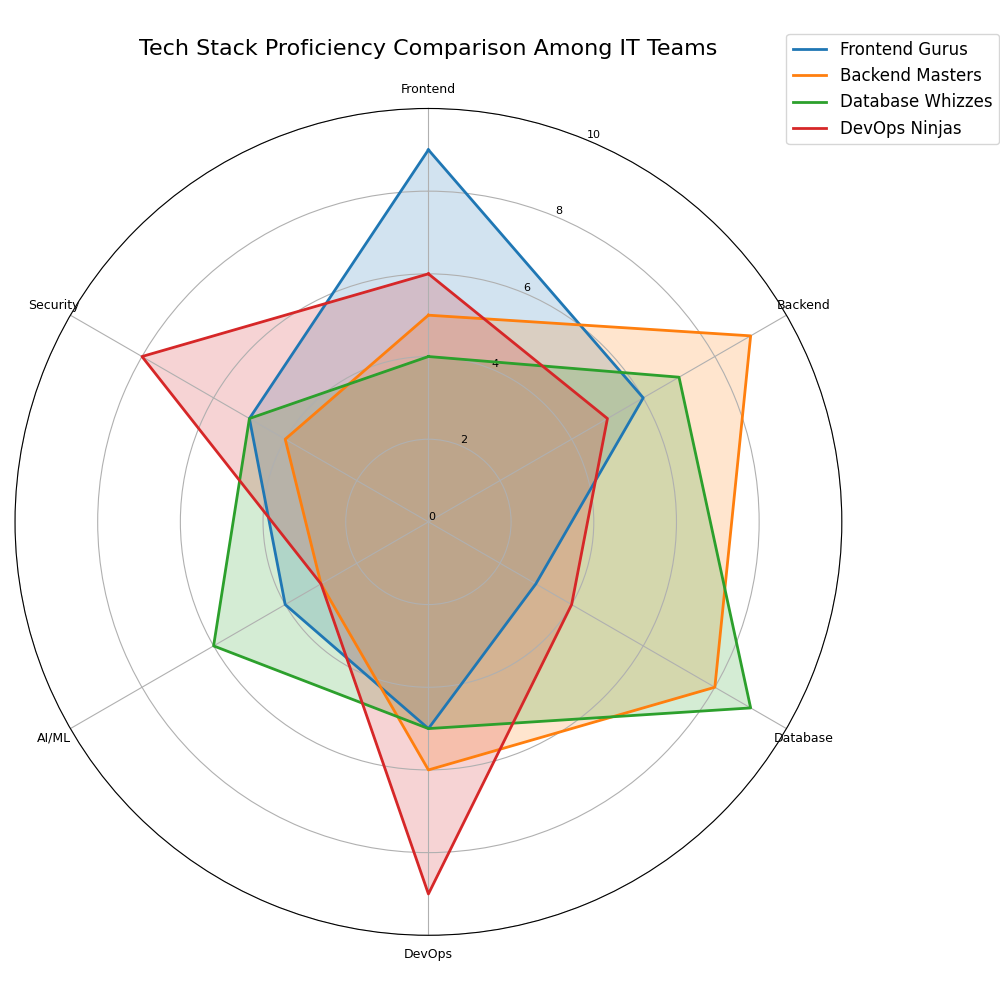

This figure's Python source:
import matplotlib.pyplot as plt
import numpy as np
from math import pi

# Define the technology stacks being evaluated
categories = ['Frontend', 'Backend', 'Database', 'DevOps', 'AI/ML', 'Security']
num_vars = len(categories)

# Proficiency levels (out of 10) in various technology stacks for each team
frontend_gurus = [9, 6, 3, 5, 4, 5]
backend_masters = [5, 9, 8, 6, 3, 4]
database_whizzes = [4, 7, 9, 5, 6, 5]
devops_ninjas = [6, 5, 4, 9, 3, 8]

# Create a 2D array for the proficiency levels of all teams
proficiency_data = [frontend_gurus, backend_masters, database_whizzes, devops_ninjas]

# Names of teams
teams = ["Frontend Gurus", "Backend Masters", "Database Whizzes", "DevOps Ninjas"]

# Compute angle for each category
angles = np.linspace(0, 2 * pi, num_vars, endpoint=False).tolist()
angles += angles[:1]  # Complete the loop by adding the first angle at the end

# Function to create a radar chart
def create_radar_chart(ax, data, labels, colors):
    for i, (team_data, team_name, color) in enumerate(zip(data, teams, colors)):
        team_data += team_data[:1]
        ax.plot(angles, team_data, linewidth=2, linestyle='solid', label=team_name, color=color)
        ax.fill(angles, team_data, alpha=0.2, color=color)
    
    ax.set_theta_offset(pi / 2)
    ax.set_theta_direction(-1)
    
    ax.set_xticks(angles[:-1])
    ax.set_xticklabels(labels, fontsize=9)
    
    ax.set_ylim(0, 10)
    ax.set_yticks(range(0, 11, 2))
    ax.set_yticklabels([str(x) for x in range(0, 11, 2)], fontsize=8)

# Initialize the radar chart
fig, ax = plt.subplots(figsize=(10, 10), subplot_kw=dict(polar=True))

# Define colors for each team
colors = ['#1f77b4', '#ff7f0e', '#2ca02c', '#d62728']

# Create radar chart with given data
create_radar_chart(ax, proficiency_data, categories, colors)

# Add a title and legend
plt.title("Tech Stack Proficiency Comparison Among IT Teams", fontsize=16, pad=20)
plt.legend(loc='upper right', bbox_to_anchor=(1.2, 1.1), fontsize=12)

# Optimize layout to prevent overlap
plt.tight_layout()
plt.show()
